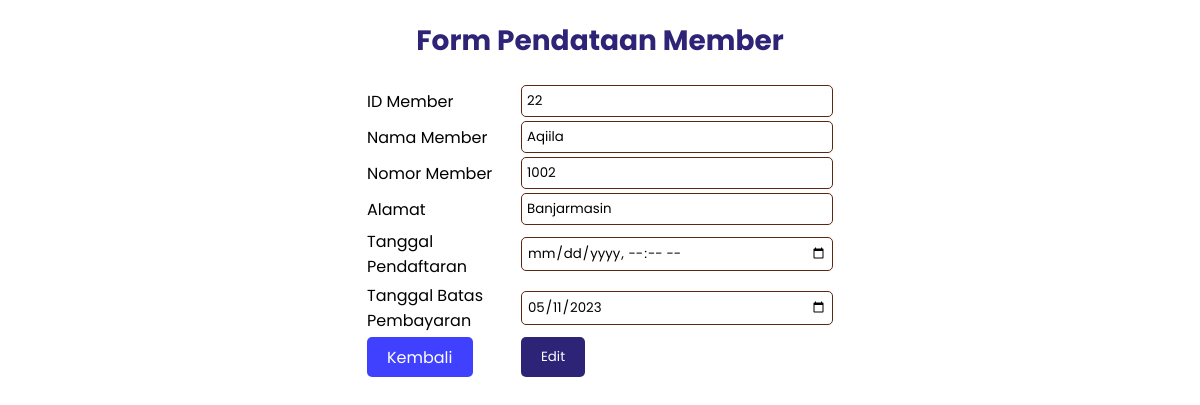
Screenshot of /FormMember.php?id_member=22 with the database file from the repository.
### tables this page shows
CREATE TABLE `member` (
  `id_member` int(20) NOT NULL,
  `nama_member` varchar(250) NOT NULL,
  `nomor_member` varchar(15) NOT NULL,
  `alamat` text NOT NULL,
  `tgl_mendaftar` datetime NOT NULL,
  `tgl_terakhir_bayar` date NOT NULL
);

### Koneksi.php (called while the page is built)
<?php
function koneksi()
{
    try {
        $dbh = new PDO('mysql:host=localhost;dbname=perpustakaan', "root", "");
        $dbh->setAttribute( PDO::ATTR_ERRMODE, PDO::ERRMODE_EXCEPTION );
      }
      catch (PDOException $e) {
        print "Koneksi atau query bermasalah: " . $e->getMessage() . "<br/>";
        die();
      }
    return $dbh;
}
?>

### Model.php (called while the page is built, shortened)
<?php
require("Koneksi.php");
function editmember() {
    $stmt = koneksi()->prepare("SELECT * FROM member WHERE id_member =".$_GET['id_member']);
    $stmt->execute();
    $GLOBALS['result'] = $stmt->fetchAll();
}
?>

### FormMember.php (the view, shortened to what this page needs)
<?php require('Model.php');
if (isset($_GET['id_member'])) {
    editmember();
}
?>
<!DOCTYPE html>
<html>
<head>
</head>
<body>
    <h2>Form Pendataan Member</h2>
    <form action="" method="post">
        <table>
            <tr>
                <td>ID Member</td>
                <td><input type="text" name="id_member" <?php echo (isset($_GET['id_member'])) ?  "value = " . $result[0]["id_member"] . "" : "value = '' "; ?> required> <br></td>
            </tr>
            <tr>
                <td>Nama Member</td>
                <td><input type="text" name="Nama" <?php echo (isset($_GET['id_member'])) ?  "value = " . $result[0]["nama_member"] . "" : "value = '' "; ?> required> <br></td>
            </tr>
            <tr>
                <td>Nomor Member</td>
                <td><input type="text" name="nomor" <?php echo (isset($_GET['id_member'])) ?  "value = " . $result[0]["nomor_member"] . "" : "value = '' "; ?> required> <br></td>
            </tr>
            <tr>
                <td>Alamat</td>
                <td><input type="text" name="alamat" <?php echo (isset($_GET['id_member'])) ?  "value = " . $result[0]["alamat"] . "" : "value = '' "; ?> required> <br></td>
            </tr>
            <tr>
                <td>Tanggal Pendaftaran</td>
                <td><input type="datetime-local" name="daftar" <?php echo (isset($_GET['id_member'])) ?  "value = " . $result[0]["tgl_mendaftar"] . "" : "value = '' "; ?> required> <br></td>
            </tr>
            <tr>
                <td>Tanggal Batas Pembayaran</td>
                <td><input type="date" name="bayar" <?php echo (isset($_GET['id_member'])) ?  "value = " . $result[0]["tgl_terakhir_bayar"] . "" : "value = '' "; ?> required> <br></td>
            </tr>
            <tr>
                <td>
                    <a href="Member.php" class="button-kembali">Kembali</a>
                </td>
                <td>
                    <?php
                    if (isset($_GET['id_member']))
                    {
                        echo "<button type=\"submit\" name=\"update\">Edit</button>";
                    }else {
                        echo "<button type=\"submit\" name=\"submit\">Tambah</button>";
                    }
                    ?>
                </td>
            </tr>
        </table>
    </form>
</body>
</html>

### FormMember.php (style rules this page uses)
body { width: 900px; margin: auto; background-color: #ffffff; font-family: 'Poppins', sans-serif; padding: 20px; position: relative; }
h2 { color: #2d2477; font-size: 28px; margin-top: 0; text-align: center; margin-bottom: 20px; }
table { margin-right: auto; margin-left: auto; }
tr { margin-bottom: 10px; color: black; }
td:first-child { font-weight: normal; width: 150px; }
input[type="text"], input[type="datetime-local"], input[type="date"] { width: 300px; padding: 5px; border-radius: 5px; border: 1px solid #5E2612; font-family: 'Poppins', sans-serif; }
button { font-family: 'Poppins', sans-serif; background-color: #2d2477; color: #FFFFFF; border: none; padding: 10px 20px; border-radius: 5px; cursor: pointer; transition: background-color 0.3s ease-in-out; }
.button-kembali { font-family: 'Poppins', sans-serif; background-color: #4040ff; color: #FFFFFF; border: none; padding: 8.5px 20px; border-radius: 5px; cursor: pointer; transition: background-color 0.3s ease-in-out; margin-right: 5px; text-decoration: none; }

### rows the page displays
member: id_member "22", Nama "Aqiila", nomor "1002", alamat "Banjarmasin", bayar "05/11/2023"
